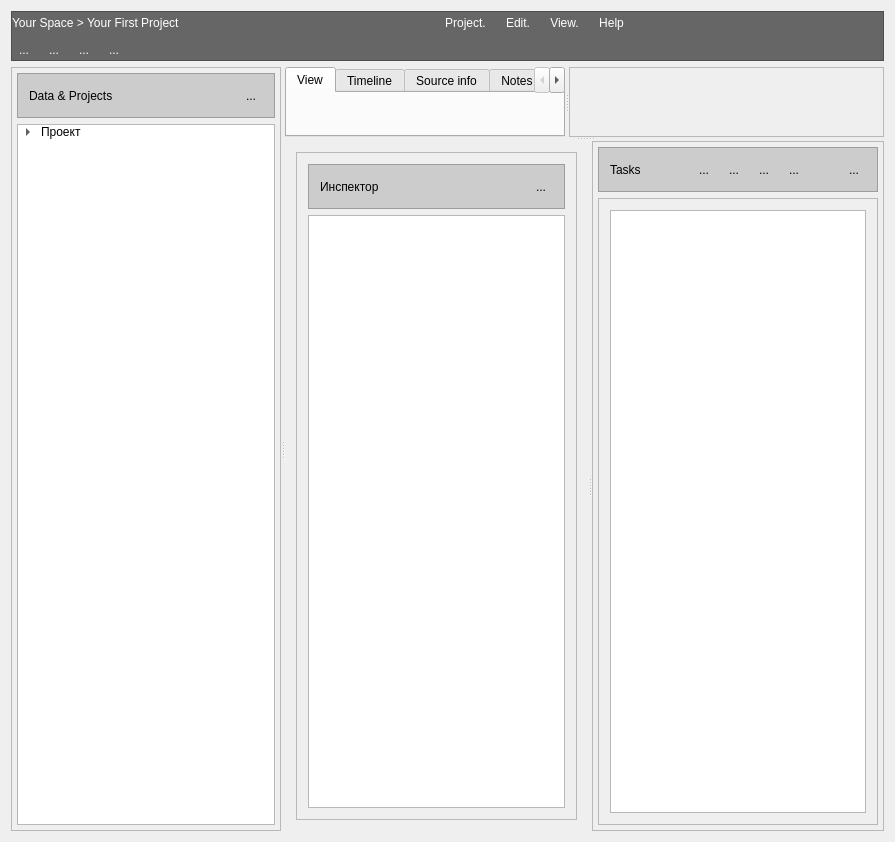
<?xml version="1.0" encoding="UTF-8"?>
<ui version="4.0">
 <class>TestAppClass</class>
 <widget class="QWidget" name="TestAppClass">
  <property name="geometry">
   <rect>
    <x>0</x>
    <y>0</y>
    <width>895</width>
    <height>842</height>
   </rect>
  </property>
  <property name="windowTitle">
   <string>TestApp</string>
  </property>
  <layout class="QGridLayout" name="gridLayout_2">
   <item row="1" column="0">
    <widget class="QFrame" name="frame_2">
     <property name="palette">
      <palette>
       <active>
        <colorrole role="WindowText">
         <brush brushstyle="SolidPattern">
          <color alpha="255">
           <red>255</red>
           <green>255</green>
           <blue>255</blue>
          </color>
         </brush>
        </colorrole>
        <colorrole role="Text">
         <brush brushstyle="SolidPattern">
          <color alpha="255">
           <red>255</red>
           <green>255</green>
           <blue>255</blue>
          </color>
         </brush>
        </colorrole>
        <colorrole role="ButtonText">
         <brush brushstyle="SolidPattern">
          <color alpha="255">
           <red>255</red>
           <green>255</green>
           <blue>255</blue>
          </color>
         </brush>
        </colorrole>
        <colorrole role="Base">
         <brush brushstyle="SolidPattern">
          <color alpha="255">
           <red>255</red>
           <green>255</green>
           <blue>255</blue>
          </color>
         </brush>
        </colorrole>
        <colorrole role="Window">
         <brush brushstyle="SolidPattern">
          <color alpha="255">
           <red>102</red>
           <green>102</green>
           <blue>102</blue>
          </color>
         </brush>
        </colorrole>
        <colorrole role="PlaceholderText">
         <brush brushstyle="SolidPattern">
          <color alpha="128">
           <red>255</red>
           <green>255</green>
           <blue>255</blue>
          </color>
         </brush>
        </colorrole>
       </active>
       <inactive>
        <colorrole role="WindowText">
         <brush brushstyle="SolidPattern">
          <color alpha="255">
           <red>255</red>
           <green>255</green>
           <blue>255</blue>
          </color>
         </brush>
        </colorrole>
        <colorrole role="Text">
         <brush brushstyle="SolidPattern">
          <color alpha="255">
           <red>255</red>
           <green>255</green>
           <blue>255</blue>
          </color>
         </brush>
        </colorrole>
        <colorrole role="ButtonText">
         <brush brushstyle="SolidPattern">
          <color alpha="255">
           <red>255</red>
           <green>255</green>
           <blue>255</blue>
          </color>
         </brush>
        </colorrole>
        <colorrole role="Base">
         <brush brushstyle="SolidPattern">
          <color alpha="255">
           <red>255</red>
           <green>255</green>
           <blue>255</blue>
          </color>
         </brush>
        </colorrole>
        <colorrole role="Window">
         <brush brushstyle="SolidPattern">
          <color alpha="255">
           <red>102</red>
           <green>102</green>
           <blue>102</blue>
          </color>
         </brush>
        </colorrole>
        <colorrole role="PlaceholderText">
         <brush brushstyle="SolidPattern">
          <color alpha="128">
           <red>255</red>
           <green>255</green>
           <blue>255</blue>
          </color>
         </brush>
        </colorrole>
       </inactive>
       <disabled>
        <colorrole role="WindowText">
         <brush brushstyle="SolidPattern">
          <color alpha="255">
           <red>120</red>
           <green>120</green>
           <blue>120</blue>
          </color>
         </brush>
        </colorrole>
        <colorrole role="Text">
         <brush brushstyle="SolidPattern">
          <color alpha="255">
           <red>120</red>
           <green>120</green>
           <blue>120</blue>
          </color>
         </brush>
        </colorrole>
        <colorrole role="ButtonText">
         <brush brushstyle="SolidPattern">
          <color alpha="255">
           <red>120</red>
           <green>120</green>
           <blue>120</blue>
          </color>
         </brush>
        </colorrole>
        <colorrole role="Base">
         <brush brushstyle="SolidPattern">
          <color alpha="255">
           <red>102</red>
           <green>102</green>
           <blue>102</blue>
          </color>
         </brush>
        </colorrole>
        <colorrole role="Window">
         <brush brushstyle="SolidPattern">
          <color alpha="255">
           <red>102</red>
           <green>102</green>
           <blue>102</blue>
          </color>
         </brush>
        </colorrole>
        <colorrole role="PlaceholderText">
         <brush brushstyle="SolidPattern">
          <color alpha="128">
           <red>0</red>
           <green>0</green>
           <blue>0</blue>
          </color>
         </brush>
        </colorrole>
       </disabled>
      </palette>
     </property>
     <property name="autoFillBackground">
      <bool>true</bool>
     </property>
     <property name="frameShape">
      <enum>QFrame::StyledPanel</enum>
     </property>
     <property name="frameShadow">
      <enum>QFrame::Raised</enum>
     </property>
     <layout class="QVBoxLayout" name="verticalLayout_4">
      <property name="leftMargin">
       <number>0</number>
      </property>
      <property name="topMargin">
       <number>0</number>
      </property>
      <property name="rightMargin">
       <number>0</number>
      </property>
      <property name="bottomMargin">
       <number>0</number>
      </property>
      <item>
       <layout class="QGridLayout" name="gridLayout">
        <item row="0" column="1">
         <layout class="QHBoxLayout" name="horizontalLayout">
          <item>
           <spacer name="horizontalSpacer_9">
            <property name="orientation">
             <enum>Qt::Horizontal</enum>
            </property>
            <property name="sizeHint" stdset="0">
             <size>
              <width>40</width>
              <height>20</height>
             </size>
            </property>
           </spacer>
          </item>
          <item>
           <widget class="QToolButton" name="toolButton_4">
            <property name="text">
             <string>Project.</string>
            </property>
            <property name="autoRaise">
             <bool>true</bool>
            </property>
           </widget>
          </item>
          <item>
           <widget class="QToolButton" name="toolButton_3">
            <property name="text">
             <string>Edit.</string>
            </property>
            <property name="autoRaise">
             <bool>true</bool>
            </property>
           </widget>
          </item>
          <item>
           <widget class="QToolButton" name="toolButton_2">
            <property name="text">
             <string>View.</string>
            </property>
            <property name="autoRaise">
             <bool>true</bool>
            </property>
           </widget>
          </item>
          <item>
           <widget class="QToolButton" name="toolButton">
            <property name="text">
             <string>Help</string>
            </property>
            <property name="autoRaise">
             <bool>true</bool>
            </property>
           </widget>
          </item>
          <item>
           <spacer name="horizontalSpacer_10">
            <property name="orientation">
             <enum>Qt::Horizontal</enum>
            </property>
            <property name="sizeHint" stdset="0">
             <size>
              <width>40</width>
              <height>20</height>
             </size>
            </property>
           </spacer>
          </item>
         </layout>
        </item>
        <item row="0" column="0">
         <widget class="QLabel" name="label">
          <property name="text">
           <string>Your Space &gt; Your First Project</string>
          </property>
         </widget>
        </item>
       </layout>
      </item>
      <item>
       <layout class="QHBoxLayout" name="horizontalLayout_2">
        <item>
         <widget class="QToolButton" name="toolButton_6">
          <property name="text">
           <string>...</string>
          </property>
          <property name="icon">
           <iconset resource="TestApp.qrc">
            <normaloff>:/TestApp/resources/images/Document.png</normaloff>:/TestApp/resources/images/Document.png</iconset>
          </property>
          <property name="iconSize">
           <size>
            <width>30</width>
            <height>30</height>
           </size>
          </property>
          <property name="autoRaise">
           <bool>true</bool>
          </property>
         </widget>
        </item>
        <item>
         <widget class="QToolButton" name="toolButton_5">
          <property name="text">
           <string>...</string>
          </property>
          <property name="icon">
           <iconset resource="TestApp.qrc">
            <normaloff>:/TestApp/resources/images/Opened Folder.png</normaloff>:/TestApp/resources/images/Opened Folder.png</iconset>
          </property>
          <property name="iconSize">
           <size>
            <width>30</width>
            <height>30</height>
           </size>
          </property>
          <property name="autoRaise">
           <bool>true</bool>
          </property>
         </widget>
        </item>
        <item>
         <widget class="QToolButton" name="toolButton_7">
          <property name="text">
           <string>...</string>
          </property>
          <property name="icon">
           <iconset resource="TestApp.qrc">
            <normaloff>:/TestApp/resources/images/Submit Document.png</normaloff>:/TestApp/resources/images/Submit Document.png</iconset>
          </property>
          <property name="iconSize">
           <size>
            <width>30</width>
            <height>30</height>
           </size>
          </property>
          <property name="autoRaise">
           <bool>true</bool>
          </property>
         </widget>
        </item>
        <item>
         <widget class="QToolButton" name="toolButton_8">
          <property name="text">
           <string>...</string>
          </property>
          <property name="icon">
           <iconset resource="TestApp.qrc">
            <normaloff>:/TestApp/resources/images/Check File.png</normaloff>:/TestApp/resources/images/Check File.png</iconset>
          </property>
          <property name="iconSize">
           <size>
            <width>30</width>
            <height>30</height>
           </size>
          </property>
          <property name="autoRaise">
           <bool>true</bool>
          </property>
         </widget>
        </item>
        <item>
         <spacer name="horizontalSpacer_4">
          <property name="orientation">
           <enum>Qt::Horizontal</enum>
          </property>
          <property name="sizeHint" stdset="0">
           <size>
            <width>40</width>
            <height>20</height>
           </size>
          </property>
         </spacer>
        </item>
       </layout>
      </item>
     </layout>
    </widget>
   </item>
   <item row="2" column="0">
    <widget class="QSplitter" name="splitter_4">
     <property name="sizePolicy">
      <sizepolicy hsizetype="Expanding" vsizetype="Expanding">
       <horstretch>0</horstretch>
       <verstretch>0</verstretch>
      </sizepolicy>
     </property>
     <property name="orientation">
      <enum>Qt::Horizontal</enum>
     </property>
     <widget class="QFrame" name="verticalFrame_3">
      <property name="frameShape">
       <enum>QFrame::StyledPanel</enum>
      </property>
      <property name="frameShadow">
       <enum>QFrame::Plain</enum>
      </property>
      <layout class="QVBoxLayout" name="verticalLayout_3">
       <property name="leftMargin">
        <number>5</number>
       </property>
       <property name="topMargin">
        <number>5</number>
       </property>
       <property name="rightMargin">
        <number>5</number>
       </property>
       <property name="bottomMargin">
        <number>5</number>
       </property>
       <item>
        <widget class="QFrame" name="horizontalFrame">
         <property name="palette">
          <palette>
           <active>
            <colorrole role="Base">
             <brush brushstyle="SolidPattern">
              <color alpha="255">
               <red>255</red>
               <green>255</green>
               <blue>255</blue>
              </color>
             </brush>
            </colorrole>
            <colorrole role="Window">
             <brush brushstyle="SolidPattern">
              <color alpha="255">
               <red>204</red>
               <green>204</green>
               <blue>204</blue>
              </color>
             </brush>
            </colorrole>
           </active>
           <inactive>
            <colorrole role="Base">
             <brush brushstyle="SolidPattern">
              <color alpha="255">
               <red>255</red>
               <green>255</green>
               <blue>255</blue>
              </color>
             </brush>
            </colorrole>
            <colorrole role="Window">
             <brush brushstyle="SolidPattern">
              <color alpha="255">
               <red>204</red>
               <green>204</green>
               <blue>204</blue>
              </color>
             </brush>
            </colorrole>
           </inactive>
           <disabled>
            <colorrole role="Base">
             <brush brushstyle="SolidPattern">
              <color alpha="255">
               <red>204</red>
               <green>204</green>
               <blue>204</blue>
              </color>
             </brush>
            </colorrole>
            <colorrole role="Window">
             <brush brushstyle="SolidPattern">
              <color alpha="255">
               <red>204</red>
               <green>204</green>
               <blue>204</blue>
              </color>
             </brush>
            </colorrole>
           </disabled>
          </palette>
         </property>
         <property name="autoFillBackground">
          <bool>true</bool>
         </property>
         <property name="frameShape">
          <enum>QFrame::StyledPanel</enum>
         </property>
         <layout class="QHBoxLayout" name="horizontalLayout_4">
          <item>
           <widget class="QLabel" name="label_3">
            <property name="text">
             <string>Data &amp; Projects</string>
            </property>
           </widget>
          </item>
          <item>
           <spacer name="horizontalSpacer_7">
            <property name="orientation">
             <enum>Qt::Horizontal</enum>
            </property>
            <property name="sizeHint" stdset="0">
             <size>
              <width>40</width>
              <height>20</height>
             </size>
            </property>
           </spacer>
          </item>
          <item>
           <widget class="QToolButton" name="toolButton_13">
            <property name="text">
             <string>...</string>
            </property>
            <property name="icon">
             <iconset resource="TestApp.qrc">
              <normaloff>:/TestApp/resources/images/Menu.png</normaloff>:/TestApp/resources/images/Menu.png</iconset>
            </property>
            <property name="autoRaise">
             <bool>true</bool>
            </property>
           </widget>
          </item>
         </layout>
        </widget>
       </item>
       <item>
        <widget class="QTreeWidget" name="treeWidget">
         <property name="rootIsDecorated">
          <bool>true</bool>
         </property>
         <property name="headerHidden">
          <bool>true</bool>
         </property>
         <column>
          <property name="text">
           <string notr="true">1</string>
          </property>
         </column>
         <item>
          <property name="text">
           <string>Проект</string>
          </property>
          <property name="icon">
           <iconset resource="TestApp.qrc">
            <normaloff>:/TestApp/resources/images/Opened Folder.png</normaloff>:/TestApp/resources/images/Opened Folder.png</iconset>
          </property>
          <item>
           <property name="text">
            <string>HDD PC1</string>
           </property>
           <property name="icon">
            <iconset resource="TestApp.qrc">
             <normaloff>:/TestApp/resources/images/Opened Folder.png</normaloff>:/TestApp/resources/images/Opened Folder.png</iconset>
           </property>
          </item>
          <item>
           <property name="text">
            <string>Main info</string>
           </property>
           <item>
            <property name="text">
             <string>Properties</string>
            </property>
           </item>
          </item>
         </item>
        </widget>
       </item>
      </layout>
     </widget>
     <widget class="QSplitter" name="splitter_3">
      <property name="baseSize">
       <size>
        <width>0</width>
        <height>-1</height>
       </size>
      </property>
      <property name="orientation">
       <enum>Qt::Vertical</enum>
      </property>
      <widget class="QSplitter" name="splitter">
       <property name="orientation">
        <enum>Qt::Horizontal</enum>
       </property>
       <widget class="QTabWidget" name="tabWidget">
        <property name="currentIndex">
         <number>0</number>
        </property>
        <widget class="QWidget" name="tab">
         <attribute name="title">
          <string>View</string>
         </attribute>
        </widget>
        <widget class="QWidget" name="tab_2">
         <attribute name="title">
          <string>Timeline</string>
         </attribute>
        </widget>
        <widget class="QWidget" name="tab_3">
         <attribute name="title">
          <string>Source info</string>
         </attribute>
        </widget>
        <widget class="QWidget" name="tab_4">
         <attribute name="title">
          <string>Notes</string>
         </attribute>
        </widget>
        <widget class="QWidget" name="tab_5">
         <attribute name="title">
          <string>Quick search results</string>
         </attribute>
        </widget>
       </widget>
       <widget class="QScrollArea" name="filtersScrollArea">
        <property name="minimumSize">
         <size>
          <width>315</width>
          <height>0</height>
         </size>
        </property>
        <property name="widgetResizable">
         <bool>true</bool>
        </property>
        <widget class="QWidget" name="scrollAreaWidgetContents_2">
         <property name="geometry">
          <rect>
           <x>0</x>
           <y>0</y>
           <width>313</width>
           <height>85</height>
          </rect>
         </property>
         <layout class="QGridLayout" name="gridLayout_6">
          <item row="0" column="0">
           <layout class="QVBoxLayout" name="filtersLayout"/>
          </item>
         </layout>
        </widget>
       </widget>
      </widget>
      <widget class="QSplitter" name="splitter_2">
       <property name="orientation">
        <enum>Qt::Horizontal</enum>
       </property>
       <widget class="QWidget" name="verticalLayoutWidget_2">
        <layout class="QVBoxLayout" name="verticalLayout_2">
         <item>
          <widget class="QScrollArea" name="scrollArea">
           <property name="widgetResizable">
            <bool>true</bool>
           </property>
           <widget class="QWidget" name="scrollAreaWidgetContents">
            <property name="geometry">
             <rect>
              <x>0</x>
              <y>0</y>
              <width>258</width>
              <height>643</height>
             </rect>
            </property>
            <layout class="QGridLayout" name="gridLayout_5">
             <item row="1" column="0">
              <widget class="QTextEdit" name="textEdit">
               <property name="lineWrapMode">
                <enum>QTextEdit::WidgetWidth</enum>
               </property>
               <property name="placeholderText">
                <string/>
               </property>
              </widget>
             </item>
             <item row="0" column="0">
              <widget class="QFrame" name="horizontalFrame_2">
               <property name="palette">
                <palette>
                 <active>
                  <colorrole role="Base">
                   <brush brushstyle="SolidPattern">
                    <color alpha="255">
                     <red>255</red>
                     <green>255</green>
                     <blue>255</blue>
                    </color>
                   </brush>
                  </colorrole>
                  <colorrole role="Window">
                   <brush brushstyle="SolidPattern">
                    <color alpha="255">
                     <red>204</red>
                     <green>204</green>
                     <blue>204</blue>
                    </color>
                   </brush>
                  </colorrole>
                 </active>
                 <inactive>
                  <colorrole role="Base">
                   <brush brushstyle="SolidPattern">
                    <color alpha="255">
                     <red>255</red>
                     <green>255</green>
                     <blue>255</blue>
                    </color>
                   </brush>
                  </colorrole>
                  <colorrole role="Window">
                   <brush brushstyle="SolidPattern">
                    <color alpha="255">
                     <red>204</red>
                     <green>204</green>
                     <blue>204</blue>
                    </color>
                   </brush>
                  </colorrole>
                 </inactive>
                 <disabled>
                  <colorrole role="Base">
                   <brush brushstyle="SolidPattern">
                    <color alpha="255">
                     <red>204</red>
                     <green>204</green>
                     <blue>204</blue>
                    </color>
                   </brush>
                  </colorrole>
                  <colorrole role="Window">
                   <brush brushstyle="SolidPattern">
                    <color alpha="255">
                     <red>204</red>
                     <green>204</green>
                     <blue>204</blue>
                    </color>
                   </brush>
                  </colorrole>
                 </disabled>
                </palette>
               </property>
               <property name="autoFillBackground">
                <bool>true</bool>
               </property>
               <property name="frameShape">
                <enum>QFrame::StyledPanel</enum>
               </property>
               <property name="frameShadow">
                <enum>QFrame::Plain</enum>
               </property>
               <layout class="QHBoxLayout" name="horizontalLayout_5">
                <item>
                 <widget class="QLabel" name="label_4">
                  <property name="text">
                   <string>Инспектор</string>
                  </property>
                 </widget>
                </item>
                <item>
                 <spacer name="horizontalSpacer_8">
                  <property name="orientation">
                   <enum>Qt::Horizontal</enum>
                  </property>
                  <property name="sizeHint" stdset="0">
                   <size>
                    <width>40</width>
                    <height>20</height>
                   </size>
                  </property>
                 </spacer>
                </item>
                <item>
                 <widget class="QToolButton" name="toolButton_14">
                  <property name="text">
                   <string>...</string>
                  </property>
                  <property name="icon">
                   <iconset resource="TestApp.qrc">
                    <normaloff>:/TestApp/resources/images/Menu.png</normaloff>:/TestApp/resources/images/Menu.png</iconset>
                  </property>
                  <property name="autoRaise">
                   <bool>true</bool>
                  </property>
                 </widget>
                </item>
               </layout>
              </widget>
             </item>
            </layout>
           </widget>
          </widget>
         </item>
        </layout>
       </widget>
       <widget class="QFrame" name="verticalFrame">
        <property name="frameShape">
         <enum>QFrame::StyledPanel</enum>
        </property>
        <property name="frameShadow">
         <enum>QFrame::Sunken</enum>
        </property>
        <layout class="QVBoxLayout" name="verticalLayout">
         <property name="leftMargin">
          <number>5</number>
         </property>
         <property name="topMargin">
          <number>5</number>
         </property>
         <property name="rightMargin">
          <number>5</number>
         </property>
         <property name="bottomMargin">
          <number>5</number>
         </property>
         <item>
          <widget class="QFrame" name="frame">
           <property name="palette">
            <palette>
             <active>
              <colorrole role="Base">
               <brush brushstyle="SolidPattern">
                <color alpha="255">
                 <red>255</red>
                 <green>255</green>
                 <blue>255</blue>
                </color>
               </brush>
              </colorrole>
              <colorrole role="Window">
               <brush brushstyle="SolidPattern">
                <color alpha="255">
                 <red>204</red>
                 <green>204</green>
                 <blue>204</blue>
                </color>
               </brush>
              </colorrole>
             </active>
             <inactive>
              <colorrole role="Base">
               <brush brushstyle="SolidPattern">
                <color alpha="255">
                 <red>255</red>
                 <green>255</green>
                 <blue>255</blue>
                </color>
               </brush>
              </colorrole>
              <colorrole role="Window">
               <brush brushstyle="SolidPattern">
                <color alpha="255">
                 <red>204</red>
                 <green>204</green>
                 <blue>204</blue>
                </color>
               </brush>
              </colorrole>
             </inactive>
             <disabled>
              <colorrole role="Base">
               <brush brushstyle="SolidPattern">
                <color alpha="255">
                 <red>204</red>
                 <green>204</green>
                 <blue>204</blue>
                </color>
               </brush>
              </colorrole>
              <colorrole role="Window">
               <brush brushstyle="SolidPattern">
                <color alpha="255">
                 <red>204</red>
                 <green>204</green>
                 <blue>204</blue>
                </color>
               </brush>
              </colorrole>
             </disabled>
            </palette>
           </property>
           <property name="autoFillBackground">
            <bool>true</bool>
           </property>
           <property name="frameShape">
            <enum>QFrame::StyledPanel</enum>
           </property>
           <property name="frameShadow">
            <enum>QFrame::Sunken</enum>
           </property>
           <layout class="QHBoxLayout" name="horizontalLayout_3">
            <item>
             <widget class="QLabel" name="label_2">
              <property name="text">
               <string>Tasks</string>
              </property>
             </widget>
            </item>
            <item>
             <spacer name="horizontalSpacer_5">
              <property name="orientation">
               <enum>Qt::Horizontal</enum>
              </property>
              <property name="sizeHint" stdset="0">
               <size>
                <width>40</width>
                <height>20</height>
               </size>
              </property>
             </spacer>
            </item>
            <item>
             <widget class="QToolButton" name="createTaskButton">
              <property name="text">
               <string>...</string>
              </property>
              <property name="icon">
               <iconset resource="TestApp.qrc">
                <normaloff>:/TestApp/resources/images/Plus.png</normaloff>:/TestApp/resources/images/Plus.png</iconset>
              </property>
              <property name="iconSize">
               <size>
                <width>30</width>
                <height>30</height>
               </size>
              </property>
              <property name="autoRaise">
               <bool>true</bool>
              </property>
             </widget>
            </item>
            <item>
             <widget class="QToolButton" name="resumeTaskButton">
              <property name="text">
               <string>...</string>
              </property>
              <property name="icon">
               <iconset resource="TestApp.qrc">
                <normaloff>:/TestApp/resources/images/Circled Play.png</normaloff>:/TestApp/resources/images/Circled Play.png</iconset>
              </property>
              <property name="iconSize">
               <size>
                <width>30</width>
                <height>30</height>
               </size>
              </property>
              <property name="toolButtonStyle">
               <enum>Qt::ToolButtonIconOnly</enum>
              </property>
              <property name="autoRaise">
               <bool>true</bool>
              </property>
             </widget>
            </item>
            <item>
             <widget class="QToolButton" name="pauseTaskButton">
              <property name="text">
               <string>...</string>
              </property>
              <property name="icon">
               <iconset resource="TestApp.qrc">
                <normaloff>:/TestApp/resources/images/Pause Button.png</normaloff>:/TestApp/resources/images/Pause Button.png</iconset>
              </property>
              <property name="iconSize">
               <size>
                <width>30</width>
                <height>30</height>
               </size>
              </property>
              <property name="autoRaise">
               <bool>true</bool>
              </property>
             </widget>
            </item>
            <item>
             <widget class="QToolButton" name="cancelTaskButton">
              <property name="text">
               <string>...</string>
              </property>
              <property name="icon">
               <iconset resource="TestApp.qrc">
                <normaloff>:/TestApp/resources/images/Stop Circled.png</normaloff>:/TestApp/resources/images/Stop Circled.png</iconset>
              </property>
              <property name="iconSize">
               <size>
                <width>30</width>
                <height>30</height>
               </size>
              </property>
              <property name="autoRaise">
               <bool>true</bool>
              </property>
             </widget>
            </item>
            <item>
             <spacer name="horizontalSpacer_6">
              <property name="orientation">
               <enum>Qt::Horizontal</enum>
              </property>
              <property name="sizeType">
               <enum>QSizePolicy::Fixed</enum>
              </property>
              <property name="sizeHint" stdset="0">
               <size>
                <width>30</width>
                <height>20</height>
               </size>
              </property>
             </spacer>
            </item>
            <item>
             <widget class="QToolButton" name="actionsTaskButton">
              <property name="text">
               <string>...</string>
              </property>
              <property name="icon">
               <iconset resource="TestApp.qrc">
                <normaloff>:/TestApp/resources/images/Menu.png</normaloff>:/TestApp/resources/images/Menu.png</iconset>
              </property>
              <property name="iconSize">
               <size>
                <width>30</width>
                <height>20</height>
               </size>
              </property>
              <property name="autoRaise">
               <bool>true</bool>
              </property>
             </widget>
            </item>
           </layout>
          </widget>
         </item>
         <item>
          <widget class="QScrollArea" name="scrollArea_3">
           <property name="widgetResizable">
            <bool>true</bool>
           </property>
           <widget class="QWidget" name="scrollAreaWidgetContents_3">
            <property name="geometry">
             <rect>
              <x>0</x>
              <y>0</y>
              <width>333</width>
              <height>566</height>
             </rect>
            </property>
            <layout class="QGridLayout" name="gridLayout_4">
             <item row="0" column="0">
              <widget class="QListWidget" name="tasksList">
               <property name="selectionMode">
                <enum>QAbstractItemView::ExtendedSelection</enum>
               </property>
              </widget>
             </item>
            </layout>
           </widget>
          </widget>
         </item>
        </layout>
       </widget>
      </widget>
     </widget>
    </widget>
   </item>
  </layout>
 </widget>
 <layoutdefault spacing="6" margin="11"/>
 <resources>
  <include location="TestApp.qrc"/>
 </resources>
 <connections/>
</ui>
